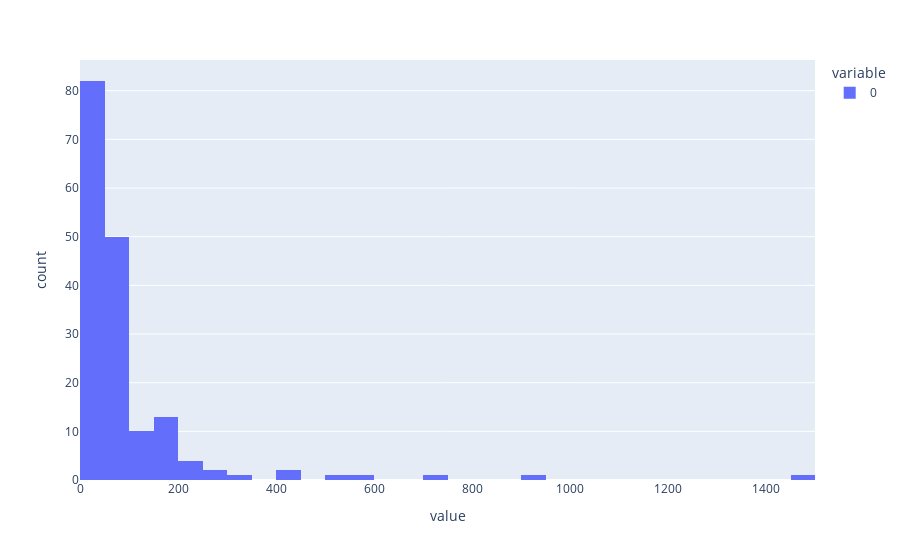

This figure's notebook cell:
### Code cell
fig = px.histogram(result)
fig.show()

### Figure 1 — Plotly figure (JSON) as saved in the notebook; plotly's stock layout.template omitted (floating-point values rounded to 4 significant figures; data arrays with more than 128 entries replaced by an {"elided": "..."} marker saying what was removed)
{"data": [{"alignmentgroup": "True", "bingroup": "x", "hovertemplate": "variable=0<br>value=%{x}<br>count=%{y}<extra></extra>", "legendgroup": "0", "marker": {"color": "#636efa", "pattern": {"shape": ""}}, "name": "0", "offsetgroup": "0", "orientation": "v", "showlegend": true, "type": "histogram", "x": {"elided": "169 int values"}, "xaxis": "x", "yaxis": "y"}], "layout": {"barmode": "relative", "legend": {"title": {"text": "variable"}, "tracegroupgap": 0}, "margin": {"t": 60}, "xaxis": {"anchor": "y", "domain": [0, 1], "title": {"text": "value"}}, "yaxis": {"anchor": "x", "domain": [0, 1], "title": {"text": "count"}}}}
